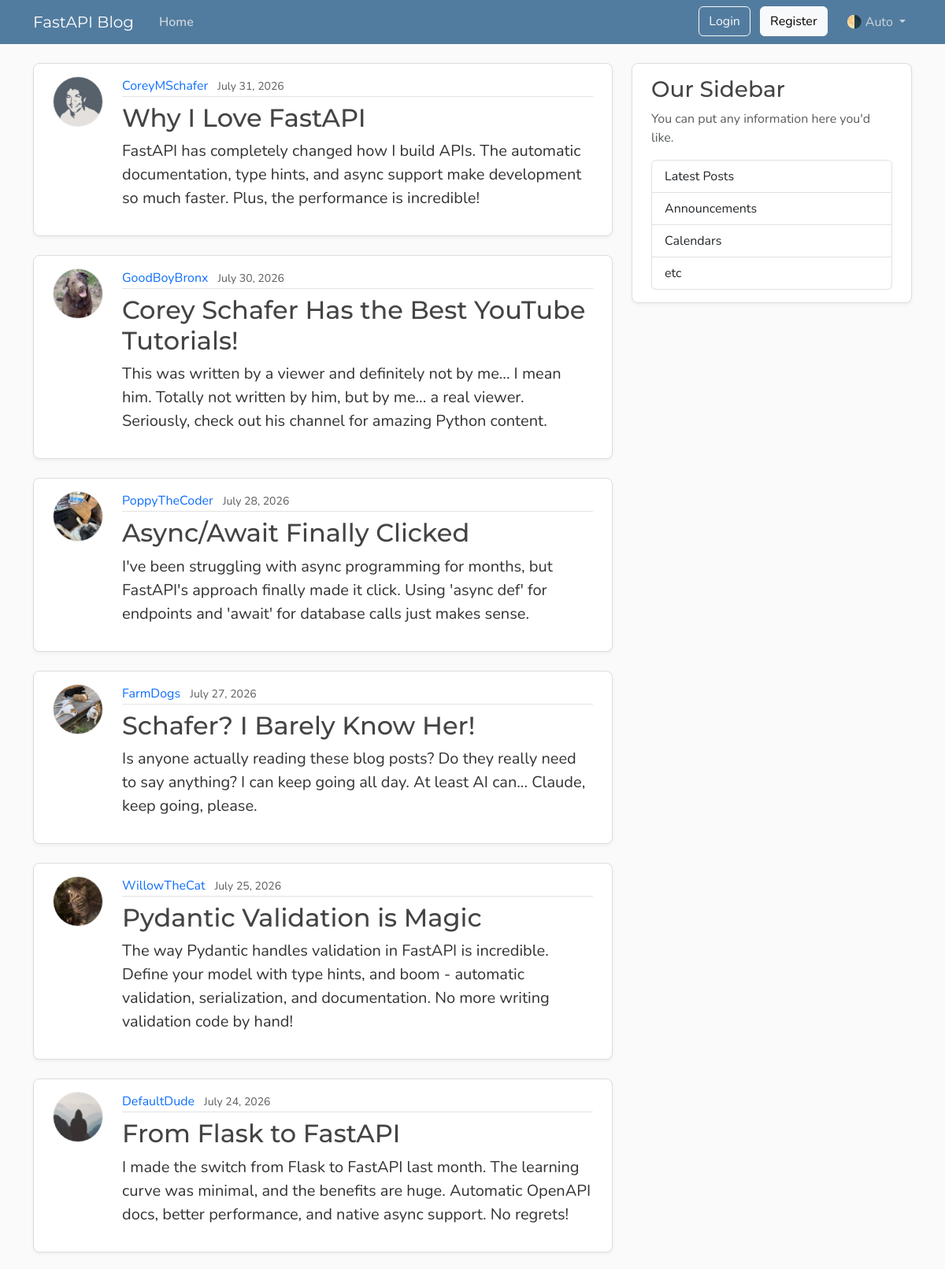
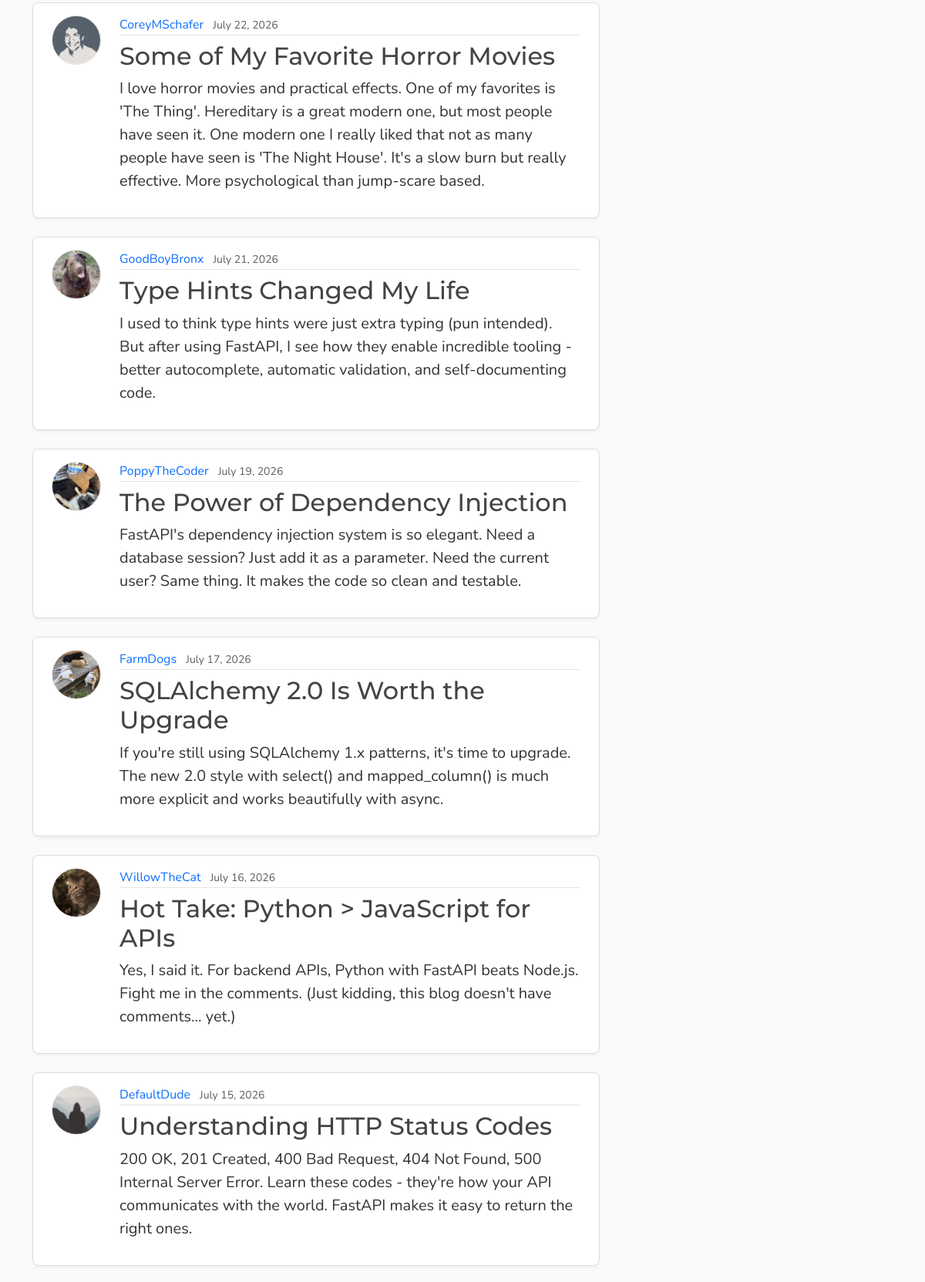
The page /posts (upper part) on the database its author committed (2 pictures, top to bottom).
### models.py (models this page shows, shortened)
class Post(Base):
    __tablename__ = "posts"
    id: Mapped[int] = mapped_column(Integer, primary_key=True, index=True)
    title: Mapped[str] = mapped_column(String(100), nullable=False)
    content: Mapped[str] = mapped_column(Text, nullable=False)
    user_id: Mapped[int] = mapped_column(
        ForeignKey("users.id"),
        nullable=False,
        index=True,
    )
    date_posted: Mapped[datetime] = mapped_column(
        DateTime(timezone=True),
        default=lambda: datetime.now(UTC),
    )
    author: Mapped[User] = relationship(back_populates="posts")

class User(Base):
    __tablename__ = "users"
    id: Mapped[int] = mapped_column(Integer, primary_key=True, index=True)
    username: Mapped[str] = mapped_column(String(50), unique=True, nullable=False)
    email: Mapped[str] = mapped_column(String(120), unique=True, nullable=False)
    password_hash: Mapped[str] = mapped_column(String(200), nullable=False)
    image_file: Mapped[str | None] = mapped_column(
        String(200),
        nullable=True,
        default=None,
    )
    posts: Mapped[list[Post]] = relationship(
        back_populates="author",
        cascade="all, delete-orphan",
    )

### main.py (the view)
@app.get("/", include_in_schema=False, name="home")
@app.get("/posts", include_in_schema=False, name="posts")
async def home(request: Request, db: Annotated[AsyncSession, Depends(get_db)]):
    result = await db.execute(
        select(models.Post)
        .options(selectinload(models.Post.author))
        .order_by(models.Post.date_posted.desc()),
    )
    posts = result.scalars().all()
    return templates.TemplateResponse(
        request,
        "home.html",
        {"posts": posts, "title": "Home"},
    )

### templates/home.html
{% extends "layout.html" %}
{% block content %}
    {% for post in posts %}
        <article class="content-section py-3 px-4 mb-4">
            <div class="d-flex align-items-start gap-4">
                <img class="rounded-circle article-img flex-shrink-0"
                     src="{{ post.author.image_path }}"
                     alt="{{ post.author.username }}'s profile picture"
                     width="64"
                     height="64"
                     loading="lazy">
                <div class="flex-grow-1">
                    <div class="article-metadata mb-2">
                        <a class="me-2"
                           href="{{ url_for("user_posts", user_id=post.author.id) }}">{{ post.author.username }}</a>
                        <small class="text-body-secondary">{{ post.date_posted.strftime("%B %d, %Y") }}</small>
                    </div>
                    <h2>
                        <a class="article-title"
                           href="{{ url_for("post_page", post_id=post.id) }}">{{ post.title }}</a>
                    </h2>
                    <p class="article-content">{{ post.content }}</p>
                </div>
            </div>
        </article>
    {% endfor %}
{% endblock content %}

### templates/layout.html (shortened to what this page needs)
<!DOCTYPE html>
<html lang="en">
    <head>
        <link href="https://cdn.jsdelivr.net/npm/bootstrap@5.3.8/dist/css/bootstrap.min.css"
              rel="stylesheet"
>
        <link rel="stylesheet"
              type="text/css"
              href="{{ url_for("static", path='css/main.css') }}">
    </head>
    <body class="d-flex flex-column min-vh-100">
        <header class="site-header">
            <nav class="navbar navbar-expand-md bg-steel fixed-top"
                 data-bs-theme="dark">
                <div class="container">
                    <a class="navbar-brand me-4" href="{{ url_for("home") }}">FastAPI Blog</a>
                    <div class="collapse navbar-collapse" id="navbarToggle">
                        <div class="navbar-nav me-auto">
                            <a class="nav-link active"
                               aria-current="page"
                               href="{{ url_for("home") }}">Home</a>
                        </div>
                        <div class="navbar-nav">
                            <div id="loggedOutNav">
                                <a class="btn btn-outline-light mb-2 mb-md-0 me-md-2"
                                   href="{{ url_for("login_page") }}">Login</a>
                                <a class="btn btn-light mb-2 mb-md-0 me-md-3"
                                   href="{{ url_for("register_page") }}">Register</a>
                            </div>
                            <div class="nav-item dropdown">
                                <a class="nav-link dropdown-toggle"
                                   href="#"
                                   role="button"
                                   id="bd-theme"
                                   data-bs-toggle="dropdown"
                                   aria-expanded="false">
                                    <span id="bd-theme-text">🌗 Auto</span>
                                </a>
                            </div>
                        </div>
                    </div>
                </div>
            </nav>
        </header>
        <main role="main" class="container">
            <div class="row">
                <div class="col-md-8">
                    {% block content %}
                    {% endblock content %}
                </div>
                <aside class="col-md-4">
                    <div class="content-section py-3 px-4 mb-4">
                        <h3>Our Sidebar</h3>
                        <p class="text-body-secondary">You can put any information here you'd like.</p>
                        <ul class="list-group">
                            <li class="list-group-item">Latest Posts</li>
                            <li class="list-group-item">Announcements</li>
                            <li class="list-group-item">Calendars</li>
                            <li class="list-group-item">etc</li>
                        </ul>
                    </div>
                </aside>
            </div>
        </main>
    </body>
</html>

### static/css/main.css (style rules this page uses)
:root { --font-heading: "Montserrat", system-ui, -apple-system, BlinkMacSystemFont, sans-serif; --font-body: "Nunito", system-ui, -apple-system, BlinkMacSystemFont, sans-serif; --color-bg-body: #fafafa; --color-bg-content: #ffffff; --color-text-primary: #333333; --color-text-heading: #444444; --color-steel: #527c9f; --color-nav-link: #cbd5db; --color-nav-link-hover: #ffffff; --color-link-hover: #428bca; --color-border: #dddddd; --color-border-light: #e3e3e3; --spacing-xl: 5rem; --article-img-size: 4rem; --account-img-size: 7.813rem; }
body { font-family: var(--font-body); background: var(--color-bg-body); color: var(--color-text-primary); }
main { padding-top: var(--spacing-xl); }
h1, h2, h3, h4, h5, h6 { font-family: var(--font-heading); color: var(--color-text-heading); }
.navbar-brand { font-family: var(--font-heading); }
a { text-decoration: none; }
.bg-steel { background-color: var(--color-steel); }
.site-header .navbar-nav .nav-link { color: var(--color-nav-link); transition: color 0.2s ease-in-out; }
.site-header .navbar-nav .nav-link.active { font-weight: 600; }
.content-section { background: var(--color-bg-content); border: 1px solid var(--color-border); border-radius: 0.5rem; box-shadow: 0 2px 4px rgba(15, 23, 42, 0.05); transition: box-shadow 0.15s ease, transform 0.15s ease, border-color 0.15s ease; }
.article-title { color: var(--color-text-heading); transition: color 0.2s ease-in-out; }
.article-content { white-space: pre-line; font-size: 1.25rem; }
.article-img { height: var(--article-img-size); width: var(--article-img-size); flex-shrink: 0; object-fit: cover; border: 1px solid var(--color-border-light); box-shadow: 0 0 0 2px var(--color-bg-content); }
.article-metadata { padding-bottom: 0.063rem; border-bottom: 1px solid var(--color-border-light); }
.article-metadata a { transition: color 0.2s ease-in-out; }
[data-bs-theme="dark"] { --color-bg-body: #1a1a1a; --color-bg-content: #2d2d2d; --color-text-primary: #e0e0e0; --color-text-heading: #f0f0f0; --color-border: #404040; --color-border-light: #4a4a4a; }

### rows shown on the page
Post: author.image_path (picture), author.username "CoreyMSchafer", date_posted "July 31, 2026", title "Why I Love FastAPI", content "FastAPI has completely changed how I build APIs. The automatic documentation, type hints, and async support make development so much faster. Plus, the performance is incredible!"
Post: author.image_path (picture), author.username "GoodBoyBronx", date_posted "July 30, 2026", title "Corey Schafer Has the Best YouTube Tutorials!", content "This was written by a viewer and definitely not by me... I mean him. Totally not written by him, but by me... a real viewer. Seriously, check out his channel for amazing Python content."
Post: author.image_path (picture), author.username "PoppyTheCoder", date_posted "July 28, 2026", title "Async/Await Finally Clicked", content "I've been struggling with async programming for months, but FastAPI's approach finally made it click. Using 'async def' for endpoints and 'await' for database calls just makes sense."
Post: author.image_path (picture), author.username "FarmDogs", date_posted "July 27, 2026", title "Schafer? I Barely Know Her!", content "Is anyone actually reading these blog posts? Do they really need to say anything? I can keep going all day. At least AI can... Claude, keep going, please."
Post: author.image_path (picture), author.username "WillowTheCat", date_posted "July 25, 2026", title "Pydantic Validation is Magic", content "The way Pydantic handles validation in FastAPI is incredible. Define your model with type hints, and boom - automatic validation, serialization, and documentation. No more writing validation code by hand!"
Post: author.username "DefaultDude", date_posted "July 24, 2026", title "From Flask to FastAPI", content "I made the switch from Flask to FastAPI last month. The learning curve was minimal, and the benefits are huge. Automatic OpenAPI docs, better performance, and native async support. No regrets!"
Post: author.image_path (picture), author.username "CoreyMSchafer", date_posted "July 22, 2026", title "Some of My Favorite Horror Movies", content "I love horror movies and practical effects. One of my favorites is 'The Thing'. Hereditary is a great modern one, but most people have seen it. One modern one I really liked that not as many people have seen is 'The Night House'. It's a slow burn but really effective. More psychological than jump-scare based."
Post: author.image_path (picture), author.username "GoodBoyBronx", date_posted "July 21, 2026", title "Type Hints Changed My Life", content "I used to think type hints were just extra typing (pun intended). But after using FastAPI, I see how they enable incredible tooling - better autocomplete, automatic validation, and self-documenting code."
Post: author.image_path (picture), author.username "PoppyTheCoder", date_posted "July 19, 2026", title "The Power of Dependency Injection", content "FastAPI's dependency injection system is so elegant. Need a database session? Just add it as a parameter. Need the current user? Same thing. It makes the code so clean and testable."
Post: author.image_path (picture), author.username "FarmDogs", date_posted "July 17, 2026", title "SQLAlchemy 2.0 Is Worth the Upgrade", content "If you're still using SQLAlchemy 1.x patterns, it's time to upgrade. The new 2.0 style with select() and mapped_column() is much more explicit and works beautifully with async."
Post: author.image_path (picture), author.username "WillowTheCat", date_posted "July 16, 2026", title "Hot Take: Python > JavaScript for APIs", content "Yes, I said it. For backend APIs, Python with FastAPI beats Node.js. Fight me in the comments. (Just kidding, this blog doesn't have comments... yet.)"
Post: author.username "DefaultDude", date_posted "July 15, 2026", title "Understanding HTTP Status Codes", content "200 OK, 201 Created, 400 Bad Request, 404 Not Found, 500 Internal Server Error. Learn these codes - they're how your API communicates with the world. FastAPI makes it easy to return the right ones."
